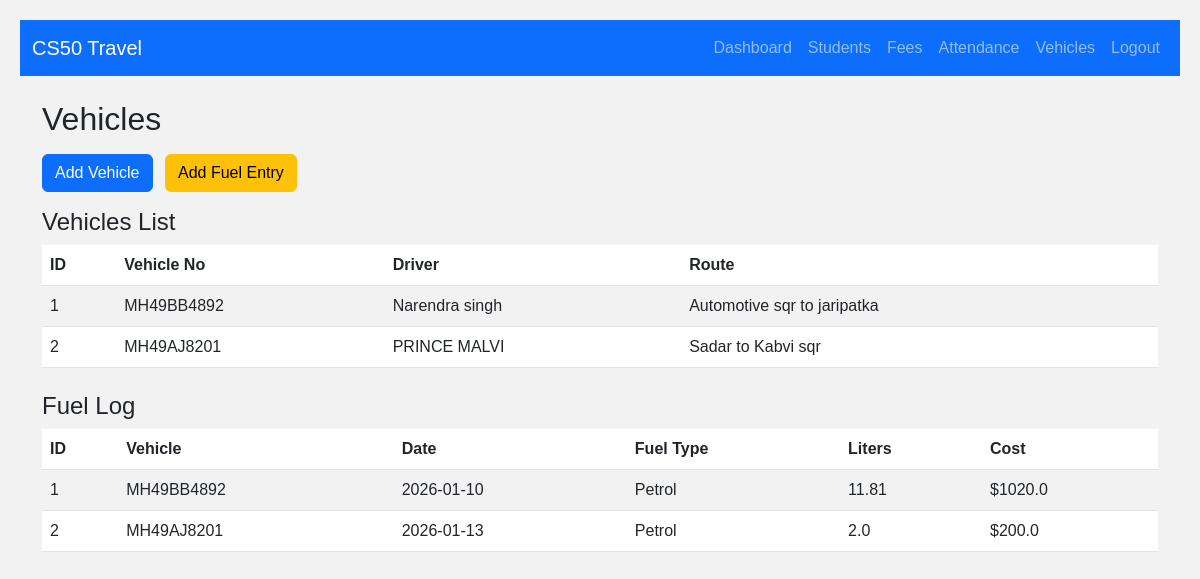
Before: /vehicles (signed in) with the older database file.
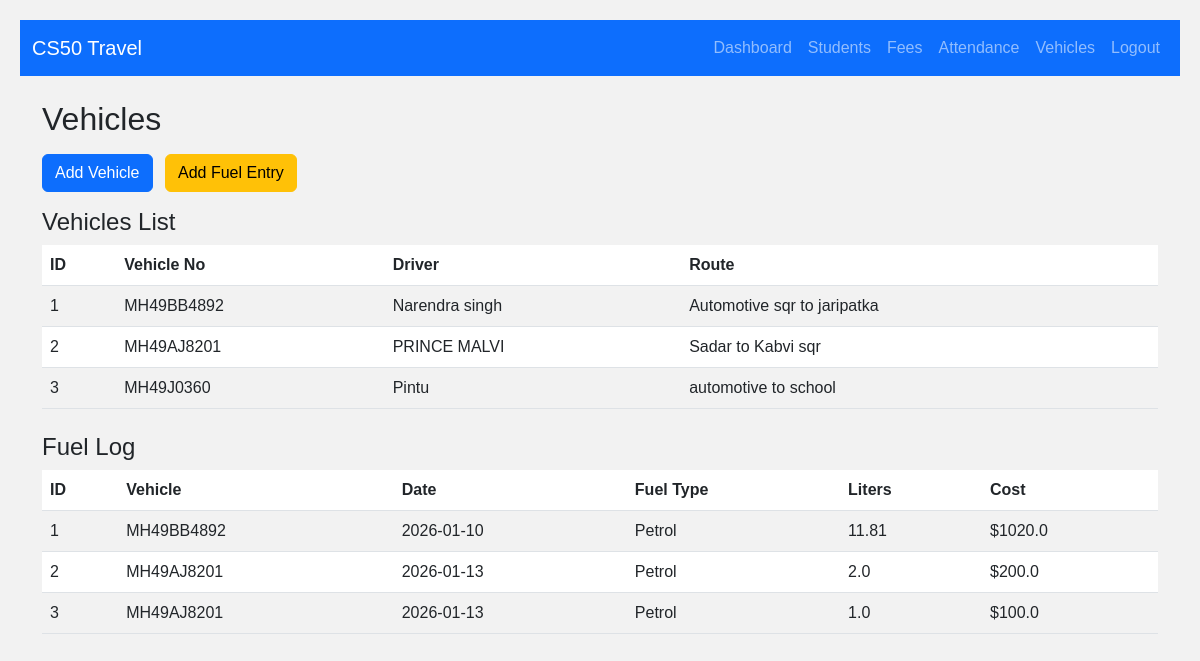
After: the same page with the newer database file.
### tables this page shows
CREATE TABLE vehicles (
            id INTEGER PRIMARY KEY AUTOINCREMENT,
            vehicle_no TEXT,
            driver_name TEXT,
            route TEXT
        );

CREATE TABLE fuel_log (
            id INTEGER PRIMARY KEY AUTOINCREMENT,
            vehicle_id INTEGER,
            date TEXT,
            fuel_type TEXT,
            amount_liters REAL,
            cost REAL,
            FOREIGN KEY(vehicle_id) REFERENCES vehicles(id)
        );

### app.py (the view)
@app.route("/vehicles")
def vehicles():
    if "user" not in session:
        return redirect("/")
    cur = get_db().cursor()
    cur.execute("SELECT * FROM vehicles")
    vehicles = cur.fetchall()
    cur.execute(
        """
        SELECT fuel_log.id, vehicles.vehicle_no, fuel_log.date, fuel_log.fuel_type, fuel_log.amount_liters, fuel_log.cost
        FROM fuel_log JOIN vehicles ON fuel_log.vehicle_id = vehicles.id
    """
    )
    fuel_entries = cur.fetchall()
    return render_template(
        "vehicles.html", vehicles=vehicles, fuel_entries=fuel_entries
    )

### app.py (called while the page is built)
def get_db():
    db = getattr(g, "_database", None)
    if db is None:
        db = g._database = sqlite3.connect(DATABASE)
        db.row_factory = sqlite3.Row
    return db

@app.teardown_appcontext
def close_connection(exception):
    db = getattr(g, "_database", None)
    if db is not None:
        db.close()

### templates/vehicles.html
{% extends "layout.html" %}
{% block content %}
<h2 class="mb-3">Vehicles</h2>
<a href="/add_vehicle" class="btn btn-primary mb-3">Add Vehicle</a>
<a href="/add_fuel" class="btn btn-warning mb-3 ms-2">Add Fuel Entry</a>
<h4>Vehicles List</h4>
<table class="table table-striped mb-4">
  <thead>
    <tr>
      <th>ID</th>
      <th>Vehicle No</th>
      <th>Driver</th>
      <th>Route</th>
    </tr>
  </thead>
  <tbody>
    {% for v in vehicles %}
    <tr>
      <td>{{ v.id }}</td>
      <td>{{ v.vehicle_no }}</td>
      <td>{{ v.driver_name }}</td>
      <td>{{ v.route }}</td>
    </tr>
    {% endfor %}
  </tbody>
</table>
<h4>Fuel Log</h4>
<table class="table table-striped">
  <thead>
    <tr>
      <th>ID</th>
      <th>Vehicle</th>
      <th>Date</th>
      <th>Fuel Type</th>
      <th>Liters</th>
      <th>Cost</th>
    </tr>
  </thead>
  <tbody>
    {% for f in fuel_entries %}
    <tr>
      <td>{{ f.id }}</td>
      <td>{{ f.vehicle_no }}</td>
      <td>{{ f.date }}</td>
      <td>{{ f.fuel_type }}</td>
      <td>{{ f.amount_liters }}</td>
      <td>${{ f.cost }}</td>
    </tr>
    {% endfor %}
  </tbody>
</table>
{% endblock %}

### templates/layout.html (shortened to what this page needs)
<!doctype html>
<html lang="en">
  <head>
    <link href="https://cdn.jsdelivr.net/npm/bootstrap@5.3.0/dist/css/bootstrap.min.css" rel="stylesheet">
    <link rel="stylesheet" href="{{ url_for('static', filename='css/style.css') }}">
  </head>
  <body>
    <nav class="navbar navbar-expand-lg navbar-dark bg-primary mb-4">
      <div class="container-fluid">
        <a class="navbar-brand" href="/dashboard">CS50 Travel</a>
        <div class="collapse navbar-collapse" id="navbarNav">
          <ul class="navbar-nav ms-auto">
            {% if session.get('user') %}
            <li class="nav-item"><a class="nav-link" href="/dashboard">Dashboard</a></li>
            <li class="nav-item"><a class="nav-link" href="/students">Students</a></li>
            <li class="nav-item"><a class="nav-link" href="/fees">Fees</a></li>
            <li class="nav-item"><a class="nav-link" href="/attendance">Attendance</a></li>
            <li class="nav-item"><a class="nav-link" href="/vehicles">Vehicles</a></li>
            <li class="nav-item"><a class="nav-link" href="/logout">Logout</a></li>
            {% endif %}
          </ul>
        </div>
      </div>
    </nav>
    <div class="container">
      {% block content %}{% endblock %}
    </div>
  </body>
</html>

### static/style.css (style rules this page uses)
body { font-family: Arial; background: #f2f2f2; padding: 20px; }

Changed rows visible on the page:
added vehicles: id "3", vehicle_no "MH49J0360", driver_name "Pintu", route "automotive to school"
added fuel_log: id "3", vehicle_no "MH49AJ8201", date "2026-01-13", fuel_type "Petrol", amount_liters "1.0", cost "100.0"
